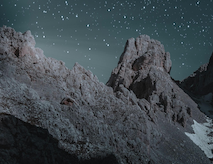
#> input picture src/assets/images_placeholder/generating.jpg, 213 x 164 px
$ python -i style_single_1.py   (imports and definitions only)
#> lines starting #> are read from the running program, lines starting #| are printed output that depends on the picture
import base64
import random
import colorsys
from collections import Counter
from io import BytesIO
from pathlib import Path
import math

import numpy as np
from PIL import Image, ImageDraw, ImageFilter, ImageFont, ImageOps

import logging
logger = logging.getLogger(__name__)


# ========== 配置 ==========
canvas_size = (1920, 1080)

# [141 lines left out: functions is_not_black_white_gray_near, rgb_to_hsv, hsv_to_rgb, adjust_color_macaron, color_distance, find_dominant_macaron_colors and 4 more, not called in this run]

def add_rounded_corners(img, radius=30):
    """
    给图片添加圆角，通过超采样技术消除锯齿

    Args:
        img: PIL.Image对象
        radius: 圆角半径

    Returns:
        带圆角的图片(RGBA模式)
    """
    # 超采样倍数
    factor = 2

    # 获取原始尺寸
    width, height = img.size

    # 创建更大尺寸的空白图像（用于超采样）
    enlarged_img = img.resize((width * factor, height * factor), Image.Resampling.LANCZOS)
    enlarged_img = enlarged_img.convert("RGBA")

    # 创建透明蒙版，尺寸为放大后的尺寸
    mask = Image.new('L', (width * factor, height * factor), 0)
    draw = ImageDraw.Draw(mask)

    draw.rounded_rectangle([(0, 0), (width * factor, height * factor)],
                            radius=radius * factor, fill=255)

    # 创建超采样尺寸的透明背景
    background = Image.new("RGBA", (width * factor, height * factor), (255, 255, 255, 0))

    # 使用蒙版合成图像（在高分辨率下）
    high_res_result = Image.composite(enlarged_img, background, mask)

    # 将结果缩小回原来的尺寸，应用抗锯齿
    result = high_res_result.resize((width, height), Image.Resampling.LANCZOS)

    return result


def add_card_shadow(img, offset=(10, 10), radius=10, opacity=0.5):
    """给卡片添加更真实的阴影效果"""
    # 获取原图尺寸
    width, height = img.size

    # 创建一个更大的画布以容纳阴影和旋转后的图像
    # 提供足够的边距，确保旋转后阴影不会被截断
    padding = max(width, height) // 2
    shadow = Image.new("RGBA", (width + padding * 2, height + padding * 2), (0, 0, 0, 0))

    # 在原图轮廓绘制黑色阴影，放置在中心偏移的位置
    orig_mask = Image.new("L", (width, height), 255)
    rounded_mask = add_rounded_corners(orig_mask, radius).convert("L")

    # 阴影位置计算，从中心位置开始偏移
    shadow_x = padding + offset[0]
    shadow_y = padding + offset[1]
    shadow.paste((0, 0, 0, int(255 * opacity)),
                (shadow_x, shadow_y, width + shadow_x, height + shadow_y),
                rounded_mask)

    # 模糊阴影以获得更自然的效果
    shadow = shadow.filter(ImageFilter.GaussianBlur(radius))

    # 创建结果图像
    result = Image.new("RGBA", shadow.size, (0, 0, 0, 0))

    # 先放置阴影
    result.paste(shadow, (0, 0), shadow)

    # 放置原图到中心位置
    result.paste(img, (padding, padding), img if img.mode == "RGBA" else None)

    return result

# [320 lines left out: functions add_shadow_and_rotate, rotate_image, create_style_single_1, not called in this run]

>>> from PIL import Image
>>> picture = Image.open('../assets/images_placeholder/generating.jpg')
#> picture is the input picture: PIL image 213x164 RGBA; mean R, G, B, A 63.3, 73.2, 78.7, 255
>>> result = add_card_shadow(picture)
#> in add_card_shadow, `shadow = Image.new("RGBA", (width + padding * 2, height + padding * 2)..`: shadow: PIL image 425x376 RGBA; every value is 0
#> in add_card_shadow, `orig_mask = Image.new("L", (width, height), 255)`: orig_mask: PIL image 213x164 L; every value is 255
#> in add_rounded_corners, `enlarged_img = img.resize((width * factor, height * factor), Image.Res..`: enlarged_img: PIL image 426x328 L; every value is 255
#> in add_rounded_corners, `enlarged_img = enlarged_img.convert("RGBA")`: enlarged_img: PIL image 426x328 RGBA; every value is 255
#> in add_rounded_corners, `mask = Image.new('L', (width * factor, height * factor), 0)`: mask: PIL image 426x328 L; every value is 0
#> in add_card_shadow, `rounded_mask = add_rounded_corners(orig_mask, radius).convert("L")`:
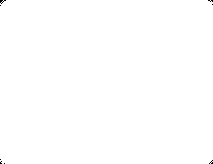
#> rounded_mask: PIL image 213x164 L; 99.9% white; black in thin lines or dots
#> in add_card_shadow, `shadow.paste((0, 0, 0, int(255 * opacity)), (shadow_x, shadow_y, width..`:
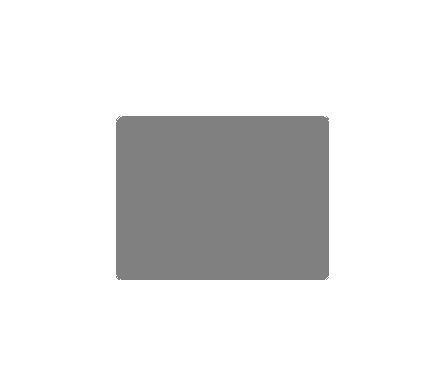
#> shadow: PIL image 425x376 RGBA; mean R, G, B, A 0, 0, 0, 27.7; transparent parts drawn white
#> in add_card_shadow, `shadow = shadow.filter(ImageFilter.GaussianBlur(radius))`:
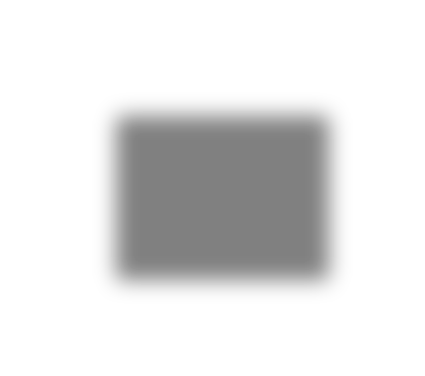
#> shadow: PIL image 425x376 RGBA; mean R, G, B, A 0, 0, 0, 27.7; transparent parts drawn white
#> in add_card_shadow, `result.paste(shadow, (0, 0), shadow)`:
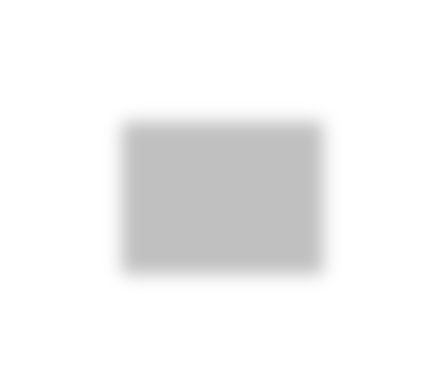
#> result: PIL image 425x376 RGBA; mean R, G, B, A 0, 0, 0, 12.1; transparent parts drawn white
#> in add_card_shadow, `result.paste(img, (padding, padding), img if img.mode == "RGBA" else N..`:
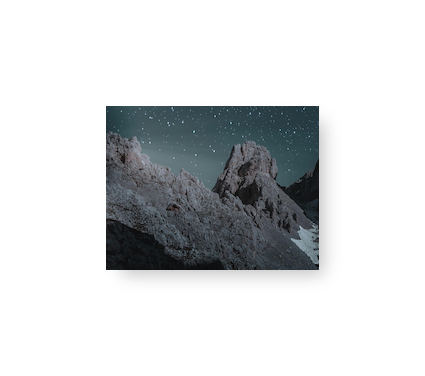
#> result: PIL image 425x376 RGBA; mean R, G, B, A 13.8, 16, 17.2, 56.6; transparent parts drawn white
